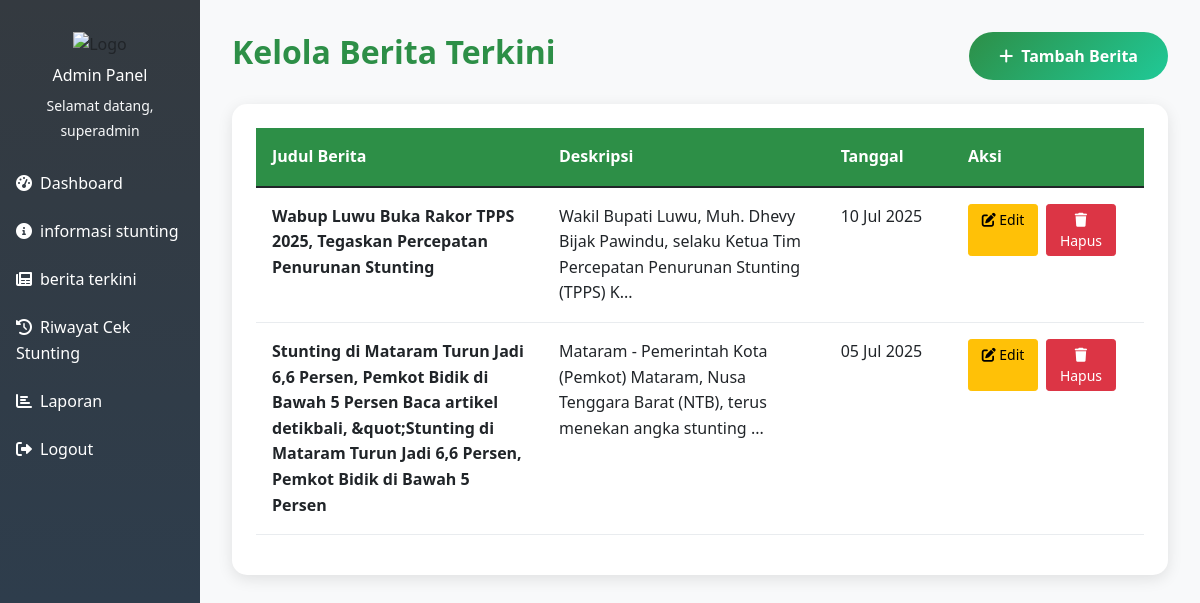
/admin/kelola_berita.php (signed in), run on the app's committed database.
### tables this page shows
CREATE TABLE `berita_terkini` (
  `id` int(10) NOT NULL,
  `judul` varchar(255) NOT NULL,
  `deskripsi` text DEFAULT NULL,
  `gambar` varchar(255) DEFAULT NULL,
  `status` enum('aktif','nonaktif') DEFAULT 'aktif',
  `slug` varchar(255) DEFAULT NULL,
  `views` int(10) DEFAULT 0,
  `tanggal_buat` timestamp NOT NULL DEFAULT current_timestamp(),
  `updated_at` timestamp NOT NULL DEFAULT current_timestamp() ON UPDATE current_timestamp()
);

### admin/kelola_berita.php (the view, shortened to what this page needs)
<?php
include '../config/database.php';
try {
    $stmt = $pdo->query("SELECT * FROM berita_terkini ORDER BY tanggal_buat DESC");
    $berita = $stmt->fetchAll();
} catch(PDOException $e) {
    $berita = [];
}
function formatTanggalIndonesia($tanggal) {
    $bulan_indo = [
        1 => 'Jan', 2 => 'Feb', 3 => 'Mar', 4 => 'Apr',
        5 => 'Mei', 6 => 'Jun', 7 => 'Jul', 8 => 'Agu',
        9 => 'Sep', 10 => 'Okt', 11 => 'Nov', 12 => 'Des'
    ];
    $timestamp = strtotime($tanggal);
    $hari = date('d', $timestamp);
    $bulan = $bulan_indo[date('n', $timestamp)];
    $tahun = date('Y', $timestamp);
    return $hari . ' ' . $bulan . ' ' . $tahun;
}
?>
<!DOCTYPE html>
<html lang="id">
<head>
    <link href="https://cdn.jsdelivr.net/npm/bootstrap@5.1.3/dist/css/bootstrap.min.css" rel="stylesheet">
    <link href="https://cdnjs.cloudflare.com/ajax/libs/font-awesome/6.0.0/css/all.min.css" rel="stylesheet">
    <link href="../assets/css/style.css" rel="stylesheet">
</head>
<body>
    <div class="container-fluid">
        <div class="row">
            <div class="col-md-3 col-lg-2 admin-sidebar">
                <div class="text-center p-3">
                    <img src="https://pfst.cf2.poecdn.net/base/image/cb8d0f034a34f23a9824a116f1403faf0d13fbd49a4b0da7a1f539d61a6d3cbd?w=486&h=600" alt="Logo" width="50" height="50" class="mb-2">
                    <h6 class="text-white">Admin Panel</h6>
                    <small class="text-light">Selamat datang, <?php echo $_SESSION['admin_username']; ?></small>
                </div>
                <nav class="nav flex-column">
                    <a class="nav-link" href="dashboard.php">
                        <i class="fas fa-tachometer-alt me-2"></i>Dashboard
                     </a>
                    <a class="nav-link" href="kelola_informasi.php">
                        <i class="fas fa-info-circle me-2"></i>informasi stunting
                    </a>
                    <a class="nav-link" href="kelola_berita.php">
                        <i class="fas fa-newspaper me-2"></i>berita terkini
                    </a>
                    <a class="nav-link" href="riwayat_cek.php">
                        <i class="fas fa-history me-2"></i>Riwayat Cek Stunting
                    </a>
                    <a class="nav-link" href="laporan.php">
                        <i class="fas fa-chart-bar me-2"></i>Laporan
                    </a>
                    <a class="nav-link" href="logout.php">
                        <i class="fas fa-sign-out-alt me-2"></i>Logout
                    </a>
                </nav>
            </div>
            <div class="col-md-9 col-lg-10 content-wrapper">
                <div class="d-flex justify-content-between align-items-center mb-4">
                    <h2 class="fw-bold" style="color: var(--luwu-green);">Kelola Berita Terkini</h2>
                    <a href="tambah_berita.php" class="btn btn-primary">
                        <i class="fas fa-plus me-2"></i>Tambah Berita
                    </a>
                </div>
                <div class="table-responsive">
                    <?php if (!empty($berita)): ?>
                    <table class="table table-hover">
                        <thead>
                            <tr>
                                <th width="35%">Judul Berita</th>
                                <th width="35%">Deskripsi</th>
                                <th width="15%">Tanggal</th>
                                <th width="15%">Aksi</th>
                            </tr>
                        </thead>
                        <tbody>
                            <?php foreach ($berita as $item): ?>
                            <tr>
                                <td><strong><?php echo htmlspecialchars($item['judul']); ?></strong></td>
                                <td><?php echo substr(htmlspecialchars($item['deskripsi']), 0, 100) . '...'; ?></td>
                                <td><?php echo formatTanggalIndonesia($item['tanggal_buat']); ?></td>
                                <td>
                                    <div class="d-flex gap-2 action-buttons">
                                        <a href="edit_berita.php?id=<?php echo $item['id']; ?>" class="btn btn-warning btn-sm">
                                            <i class="fas fa-edit"></i> Edit
                                        </a>
                                        <a href="?hapus=<?php echo $item['id']; ?>" class="btn btn-danger btn-sm"
                                           onclick="return confirm('Yakin ingin menghapus berita ini?')">
                                            <i class="fas fa-trash"></i> Hapus
                                        </a>
                                    </div>
                                </td>
                            </tr>
                            <?php endforeach; ?>
                        </tbody>
                    </table>
                    <?php endif; ?>
                </div>
            </div>
        </div>
    </div>
</body>
</html>

### assets/css/style.css (style rules this page uses)
:root { --primary-green: #28a745; --secondary-green: #20c997; --light-green: #d4edda; --gray-light: #f8f9fa; --gray-medium: #6c757d; --gray-dark: #343a40; --luwu-green: #2d8f47; }
body { font-family: 'Segoe UI', Tahoma, Geneva, Verdana, sans-serif; background-color: #ffffff; line-height: 1.6; }
.nav-link { color: white !important; font-weight: 500; transition: all 0.3s ease; padding: 0.5rem 1rem !important; margin: 0 0.2rem; }
.btn-primary { background: linear-gradient(135deg, var(--luwu-green), var(--secondary-green)); border: none; border-radius: 25px; padding: 12px 30px; font-weight: 600; transition: all 0.3s ease; }
.admin-sidebar { background: linear-gradient(180deg, var(--gray-dark), #2c3e50); min-height: 100vh; padding: 1rem 0; box-shadow: 2px 0 10px rgba(0,0,0,0.1); }
.admin-sidebar .nav-link { color: #ffffff; padding: 1rem 1.5rem; border-radius: 0; margin: 0.2rem 0; transition: all 0.3s ease; }
.content-wrapper { padding: 2rem; background-color: #f8f9fa; min-height: 100vh; }
.table-responsive { background: white; border-radius: 15px; padding: 1.5rem; box-shadow: 0 4px 15px rgba(0,0,0,0.1); margin-bottom: 2rem; }
.table th { background-color: var(--luwu-green); color: white; border: none; padding: 1rem; }
.table td { padding: 1rem; border-bottom: 1px solid #e9ecef; }

### admin/kelola_berita.php (style rules this page uses)
.action-buttons { min-width: 160px; }
.action-buttons .btn { width: 70px; text-align: center; }

### data on the page
berita_terkini: judul "Wabup Luwu Buka Rakor TPPS 2025, Tegaskan Percepatan Penurunan Stunting", deskripsi "Wakil Bupati Luwu, Muh. Dhevy Bijak Pawindu, selaku Ketua Tim Percepatan Penurunan Stunting (TPPS) K", tanggal_buat "10 Jul 2025"
berita_terkini: judul "Stunting di Mataram Turun Jadi 6,6 Persen, Pemkot Bidik di Bawah 5 Persen Baca artikel detikbali, &quot;Stunting di Mataram Turun Jadi 6,6 Persen, Pemkot Bidik di Bawah 5 Persen", deskripsi "Mataram - Pemerintah Kota (Pemkot) Mataram, Nusa Tenggara Barat (NTB), terus menekan angka stunting", tanggal_buat "05 Jul 2025"

### other printed values
$_SESSION['admin_username'] "superadmin"
